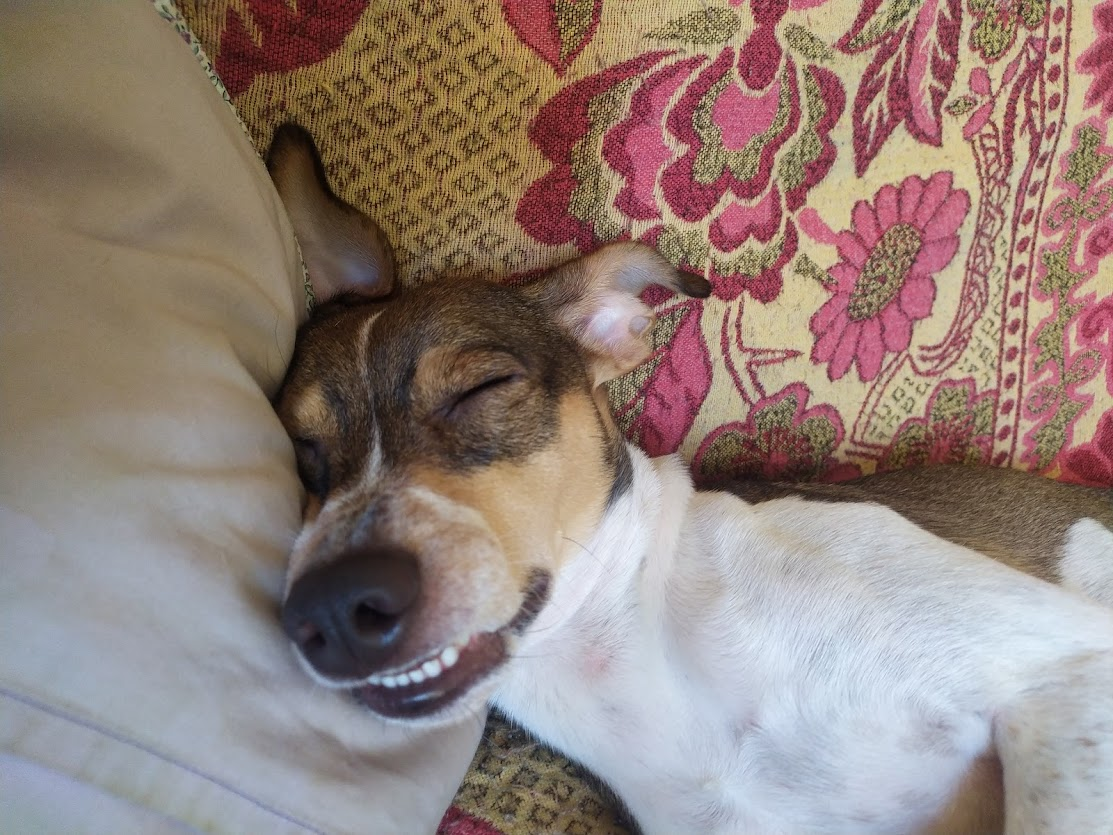
#> input picture TP3/imgs/exemplo.jpg, 1113 x 835 px, given in place of the camera
$ python contour_color_image_webcam.py
#> lines starting #> are read from the running program, lines starting #| are printed output that depends on the picture; after the words box and inside, x2 and y2 are one past the last pixel; in counts of white or black regions, pixels touching at a corner belong together
import cv2
import numpy as np

cap = cv2.VideoCapture(0)

# Definir o intervalo da cor vermelha
lower_bound = np.array([0, 50, 50])
upper_bound = np.array([10, 255, 255])

while True:
    ret, frame = cap.read()
#> frame is the input picture: shape (835, 1113, 3); mean B, G, R 122.4, 129.2, 146.9
    if not ret:
        break

    # Converter a imagem para o espaço de cores HSV
    hsv = cv2.cvtColor(frame, cv2.COLOR_BGR2HSV)
#> hsv: shape (835, 1113, 3); mean H, S, V 63.5, 71.3, 152.6

    # Criar uma máscara para a cor desejada
    mascara = cv2.inRange(hsv, lower_bound, upper_bound)
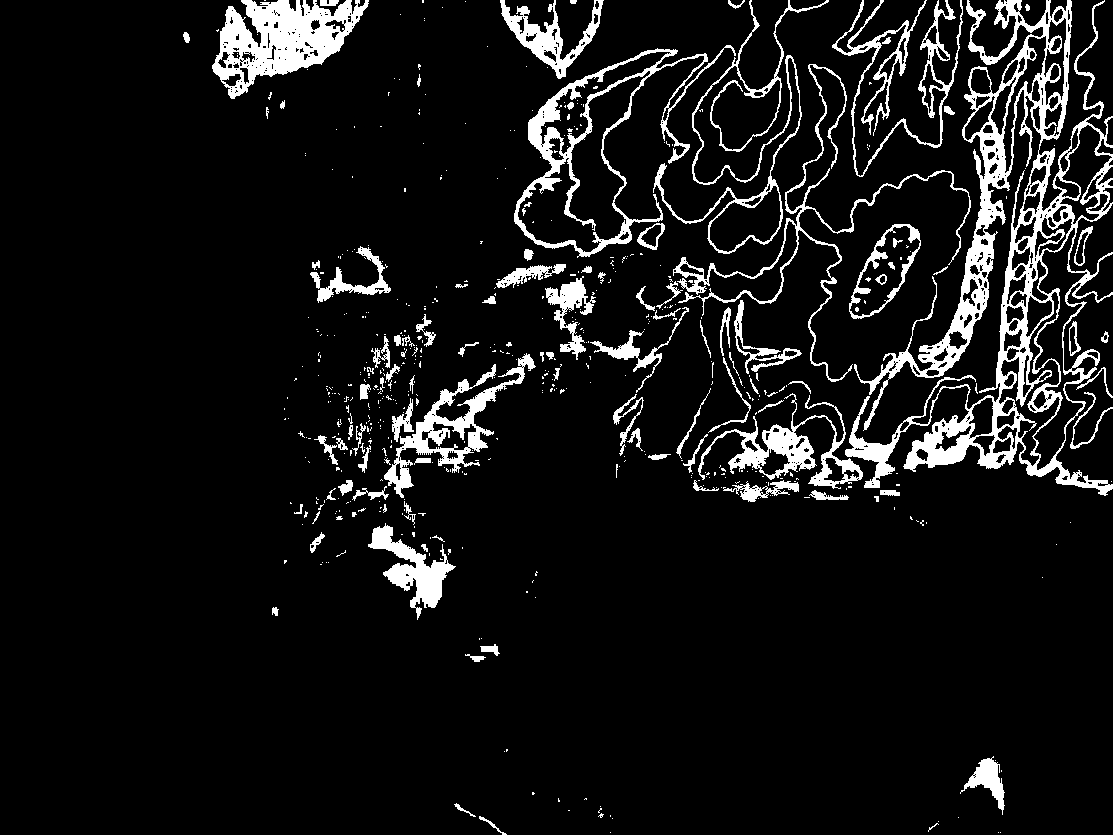
#> mascara: shape (835, 1113); 8.6% white; 568 white regions (463 under 20 px)

    # Encontrar contornos na máscara
    contornos, _ = cv2.findContours(mascara, cv2.RETR_EXTERNAL, cv2.CHAIN_APPROX_SIMPLE)
#> contornos = 533 contours, 455 with area under 20; largest, box (x1, y1, x2, y2) and area: (845, 0, 1113, 496) 45420, (514, 45, 736, 258) 16526, (212, 0, 369, 99) 8358, (653, 0, 829, 254) 4847, (384, 353, 536, 498) 4418

    # Desenhar os contornos na imagem original
    cv2.drawContours(frame, contornos, -1, (0, 255, 0), 2)
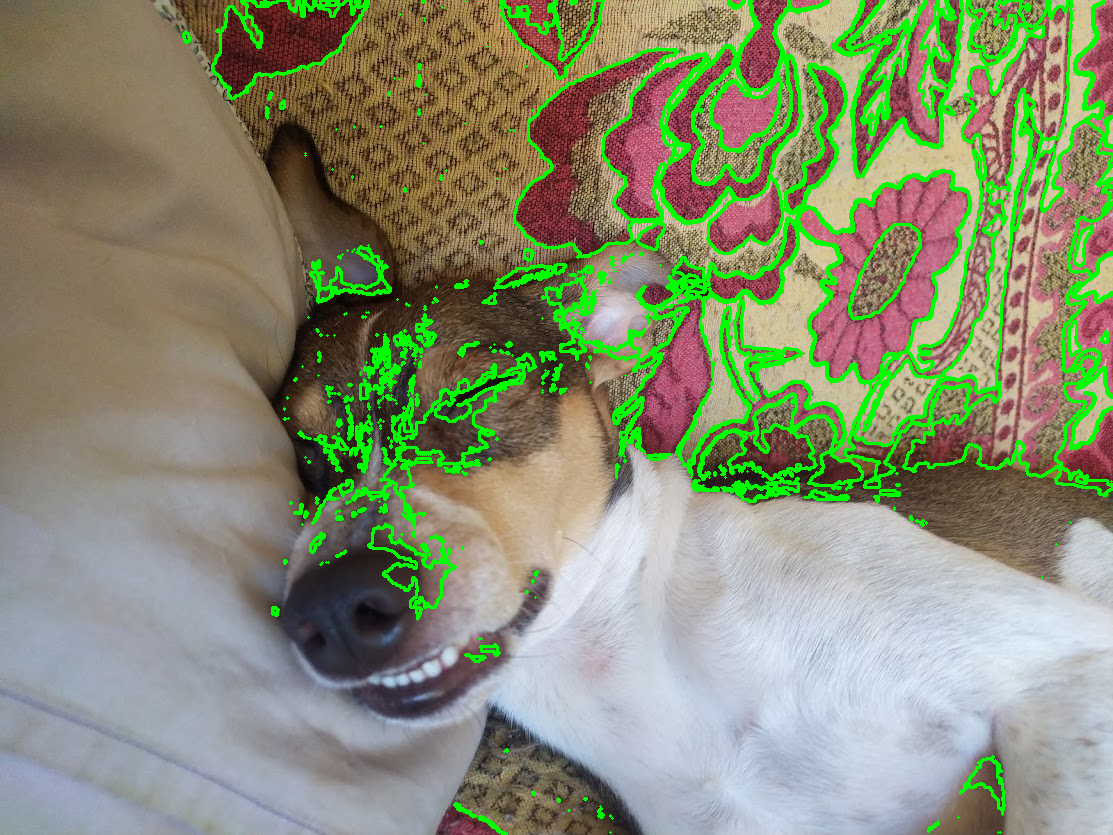
#> frame: shape (835, 1113, 3); 8.63% of pixels changed, all inside (x1, y1, x2, y2) = (182, 0, 1113, 835)

    cv2.imshow('Detectar Cores', frame)

    if cv2.waitKey(1) & 0xFF == ord('q'):
#> (key q is pressed here)
        break
